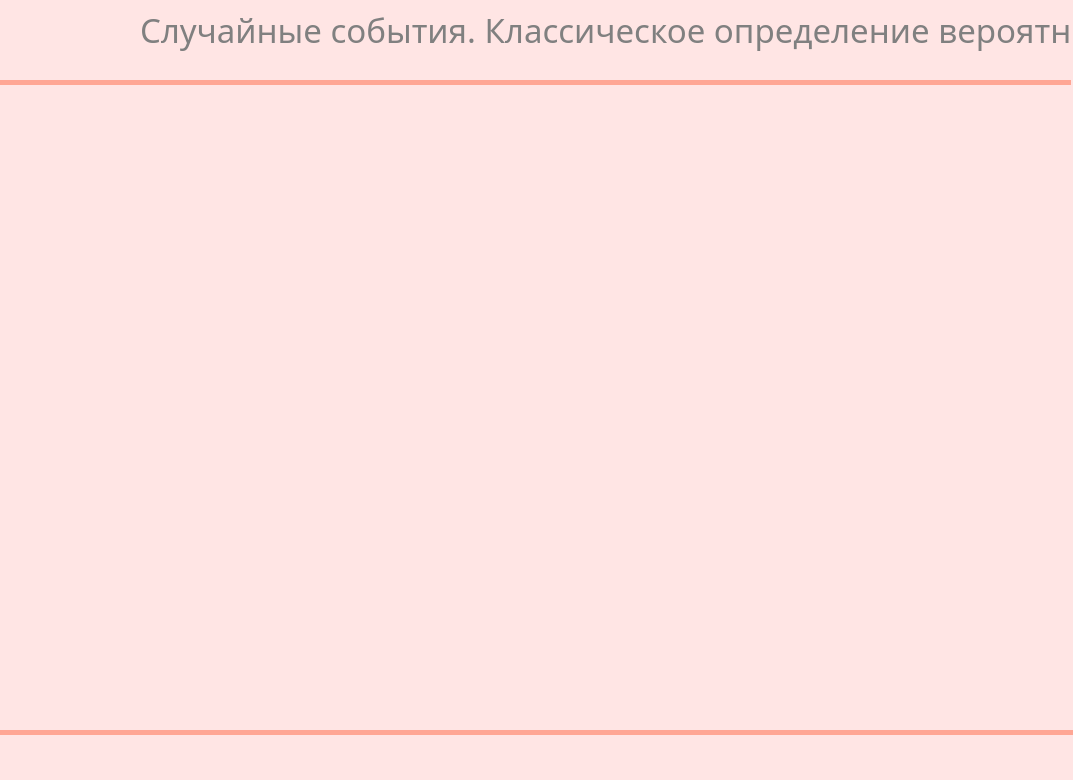
<?xml version="1.0" encoding="UTF-8"?>
<ui version="4.0">
 <class>MainWindow</class>
 <widget class="QMainWindow" name="MainWindow">
  <property name="geometry">
   <rect>
    <x>0</x>
    <y>0</y>
    <width>1073</width>
    <height>780</height>
   </rect>
  </property>
  <property name="windowTitle">
   <string>MainWindow</string>
  </property>
  <property name="styleSheet">
   <string notr="true">background-color: rgb(255, 229, 228);</string>
  </property>
  <widget class="QWidget" name="centralwidget">
   <widget class="QLabel" name="label">
    <property name="geometry">
     <rect>
      <x>140</x>
      <y>-20</y>
      <width>1073</width>
      <height>100</height>
     </rect>
    </property>
    <property name="font">
     <font>
      <family>Haettenschweiler</family>
      <pointsize>25</pointsize>
      <weight>50</weight>
      <italic>false</italic>
      <bold>false</bold>
     </font>
    </property>
    <property name="styleSheet">
     <string notr="true">color: grey

</string>
    </property>
    <property name="text">
     <string>Случайные события. Классическое определение вероятности.</string>
    </property>
   </widget>
   <widget class="QLabel" name="label_4">
    <property name="geometry">
     <rect>
      <x>0</x>
      <y>80</y>
      <width>1071</width>
      <height>5</height>
     </rect>
    </property>
    <property name="styleSheet">
     <string notr="true">background-color: rgb(255, 166, 148);</string>
    </property>
    <property name="text">
     <string/>
    </property>
   </widget>
   <widget class="QLabel" name="label_2">
    <property name="geometry">
     <rect>
      <x>0</x>
      <y>80</y>
      <width>551</width>
      <height>371</height>
     </rect>
    </property>
    <property name="text">
     <string/>
    </property>
    <property name="pixmap">
     <pixmap>../../Downloads/pngwing.com (1).png</pixmap>
    </property>
   </widget>
   <widget class="QLabel" name="label_3">
    <property name="geometry">
     <rect>
      <x>0</x>
      <y>-30</y>
      <width>491</width>
      <height>1001</height>
     </rect>
    </property>
    <property name="text">
     <string/>
    </property>
    <property name="pixmap">
     <pixmap>../../Downloads/pngwing.com (1).png</pixmap>
    </property>
   </widget>
   <widget class="QLabel" name="label_5">
    <property name="geometry">
     <rect>
      <x>0</x>
      <y>730</y>
      <width>1074</width>
      <height>5</height>
     </rect>
    </property>
    <property name="styleSheet">
     <string notr="true">background-color: rgb(255, 166, 148);</string>
    </property>
    <property name="text">
     <string/>
    </property>
   </widget>
   <zorder>label_3</zorder>
   <zorder>label_2</zorder>
   <zorder>label</zorder>
   <zorder>label_4</zorder>
   <zorder>label_5</zorder>
  </widget>
  <widget class="QStatusBar" name="statusbar"/>
 </widget>
 <resources/>
 <connections/>
</ui>
